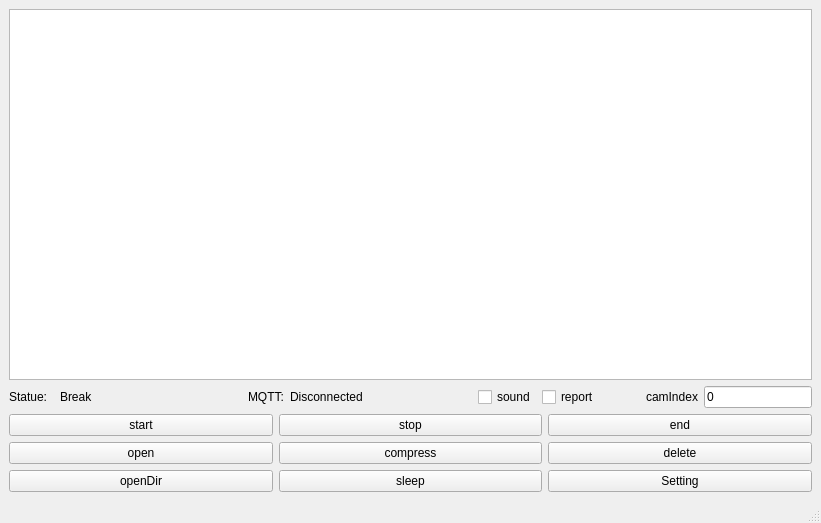
<?xml version="1.0" encoding="UTF-8"?>
<ui version="4.0">
 <class>MainWindow</class>
 <widget class="QMainWindow" name="MainWindow">
  <property name="geometry">
   <rect>
    <x>0</x>
    <y>0</y>
    <width>821</width>
    <height>523</height>
   </rect>
  </property>
  <property name="windowTitle">
   <string>MainWindow</string>
  </property>
  <widget class="QWidget" name="widget">
   <property name="sizePolicy">
    <sizepolicy hsizetype="Preferred" vsizetype="Fixed">
     <horstretch>0</horstretch>
     <verstretch>0</verstretch>
    </sizepolicy>
   </property>
   <layout class="QVBoxLayout" name="verticalLayout" stretch="7,1,1,1,0">
    <item>
     <layout class="QVBoxLayout" name="verticalLayout_2">
      <item>
       <widget class="QListWidget" name="fileList"/>
      </item>
     </layout>
    </item>
    <item>
     <layout class="QHBoxLayout" name="horizontalLayout_2">
      <item>
       <widget class="QLabel" name="label_2">
        <property name="sizePolicy">
         <sizepolicy hsizetype="Fixed" vsizetype="Preferred">
          <horstretch>0</horstretch>
          <verstretch>0</verstretch>
         </sizepolicy>
        </property>
        <property name="text">
         <string>Statue:  </string>
        </property>
       </widget>
      </item>
      <item>
       <widget class="QLabel" name="statue">
        <property name="text">
         <string>Break</string>
        </property>
       </widget>
      </item>
      <item>
       <widget class="QLabel" name="label">
        <property name="sizePolicy">
         <sizepolicy hsizetype="Fixed" vsizetype="Preferred">
          <horstretch>0</horstretch>
          <verstretch>0</verstretch>
         </sizepolicy>
        </property>
        <property name="text">
         <string>MQTT:</string>
        </property>
       </widget>
      </item>
      <item>
       <widget class="QLabel" name="mqttStatue">
        <property name="text">
         <string>Disconnected</string>
        </property>
       </widget>
      </item>
      <item>
       <layout class="QHBoxLayout" name="horizontalLayout_5" stretch="0,0,0,0,0">
        <item>
         <widget class="QCheckBox" name="cb_sound">
          <property name="text">
           <string>sound</string>
          </property>
         </widget>
        </item>
        <item>
         <widget class="QCheckBox" name="cb_report">
          <property name="text">
           <string>report</string>
          </property>
         </widget>
        </item>
        <item>
         <spacer name="horizontalSpacer">
          <property name="orientation">
           <enum>Qt::Horizontal</enum>
          </property>
          <property name="sizeType">
           <enum>QSizePolicy::Fixed</enum>
          </property>
          <property name="sizeHint" stdset="0">
           <size>
            <width>40</width>
            <height>20</height>
           </size>
          </property>
         </spacer>
        </item>
        <item>
         <widget class="QLabel" name="label_3">
          <property name="text">
           <string>camIndex</string>
          </property>
         </widget>
        </item>
        <item>
         <widget class="QLineEdit" name="camIndex">
          <property name="sizePolicy">
           <sizepolicy hsizetype="Preferred" vsizetype="Fixed">
            <horstretch>0</horstretch>
            <verstretch>0</verstretch>
           </sizepolicy>
          </property>
          <property name="text">
           <string>0</string>
          </property>
         </widget>
        </item>
       </layout>
      </item>
     </layout>
    </item>
    <item>
     <layout class="QHBoxLayout" name="horizontalLayout">
      <item>
       <widget class="QPushButton" name="start">
        <property name="text">
         <string>start</string>
        </property>
       </widget>
      </item>
      <item>
       <widget class="QPushButton" name="stop">
        <property name="text">
         <string>stop</string>
        </property>
       </widget>
      </item>
      <item>
       <widget class="QPushButton" name="end">
        <property name="text">
         <string>end</string>
        </property>
       </widget>
      </item>
     </layout>
    </item>
    <item>
     <layout class="QHBoxLayout" name="horizontalLayout_3">
      <item>
       <widget class="QPushButton" name="openFile">
        <property name="text">
         <string>open</string>
        </property>
       </widget>
      </item>
      <item>
       <widget class="QPushButton" name="compress">
        <property name="text">
         <string>compress</string>
        </property>
       </widget>
      </item>
      <item>
       <widget class="QPushButton" name="deleteFile">
        <property name="text">
         <string>delete</string>
        </property>
       </widget>
      </item>
     </layout>
    </item>
    <item>
     <layout class="QHBoxLayout" name="horizontalLayout_4">
      <item>
       <widget class="QPushButton" name="openDir">
        <property name="text">
         <string>openDir</string>
        </property>
       </widget>
      </item>
      <item>
       <widget class="QPushButton" name="sleep">
        <property name="text">
         <string>sleep</string>
        </property>
       </widget>
      </item>
      <item>
       <widget class="QPushButton" name="setting">
        <property name="text">
         <string>Setting</string>
        </property>
       </widget>
      </item>
     </layout>
    </item>
   </layout>
  </widget>
  <widget class="QMenuBar" name="menubar">
   <property name="geometry">
    <rect>
     <x>0</x>
     <y>0</y>
     <width>821</width>
     <height>24</height>
    </rect>
   </property>
  </widget>
  <widget class="QStatusBar" name="statusbar"/>
 </widget>
 <resources/>
 <connections/>
</ui>
